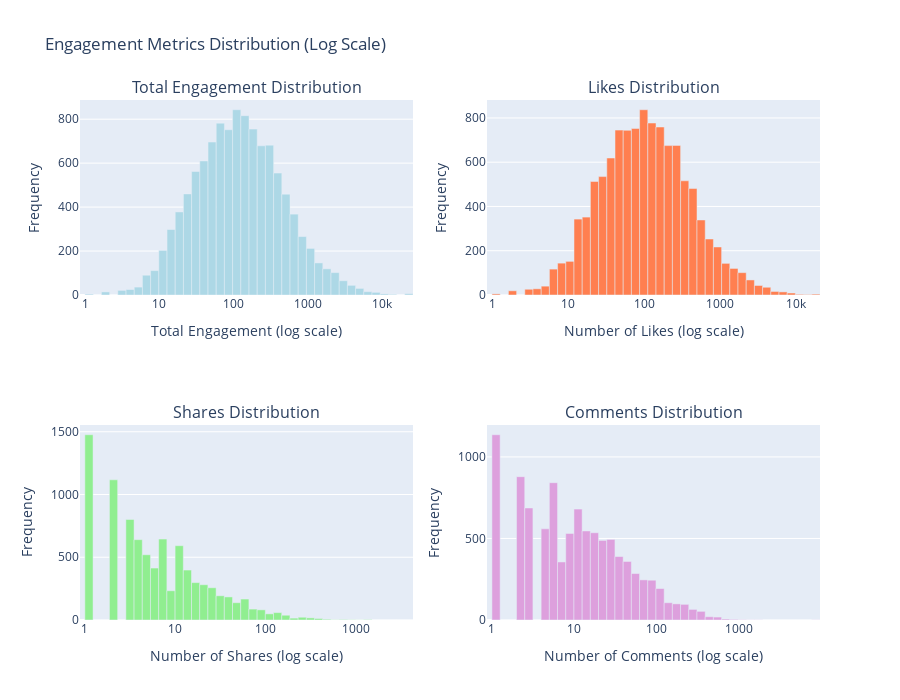

The notebook cell saved with this chart:
### Code cell
# Engagement distribution visualization - Histograms with log scale
import numpy as np

fig = make_subplots(
    rows=2, cols=2,
    subplot_titles=('Total Engagement Distribution', 'Likes Distribution',
                    'Shares Distribution', 'Comments Distribution')
)

# Function to create histogram with log bins and proper bar widths
def create_log_histogram_trace(data, color, num_bins=40):
    # Remove zeros (can't take log of 0)
    data_nonzero = data[data > 0]

    if len(data_nonzero) == 0:
        return go.Bar(x=[], y=[])

    # Create logarithmic bins
    log_bins = np.logspace(np.log10(data_nonzero.min()),
                           np.log10(data_nonzero.max()),
                           num_bins + 1)

    # Compute histogram
    counts, bin_edges = np.histogram(data_nonzero, bins=log_bins)

    # Use bin edges to create bars that span the full bin width
    # This creates a proper histogram appearance on log scale
    return go.Bar(
        x=bin_edges[:-1],  # Left edge of each bin
        y=counts,
        width=bin_edges[1:] - bin_edges[:-1],  # Actual width of each bin
        marker_color=color,
        offset=0
    )

# Create traces
total_trace = create_log_histogram_trace(df['total_engagement'], 'lightblue')
likes_trace = create_log_histogram_trace(df['numLikes'], 'coral')
shares_trace = create_log_histogram_trace(df['numShares'], 'lightgreen')
comments_trace = create_log_histogram_trace(df['numComments'], 'plum')

# Add traces
fig.add_trace(total_trace, row=1, col=1)
fig.add_trace(likes_trace, row=1, col=2)
fig.add_trace(shares_trace, row=2, col=1)
fig.add_trace(comments_trace, row=2, col=2)

# Update all x-axes to log scale
fig.update_xaxes(type="log", title_text="Total Engagement (log scale)", row=1, col=1)
fig.update_xaxes(type="log", title_text="Number of Likes (log scale)", row=1, col=2)
fig.update_xaxes(type="log", title_text="Number of Shares (log scale)", row=2, col=1)
fig.update_xaxes(type="log", title_text="Number of Comments (log scale)", row=2, col=2)

fig.update_yaxes(title_text="Frequency", row=1, col=1)
fig.update_yaxes(title_text="Frequency", row=1, col=2)
fig.update_yaxes(title_text="Frequency", row=2, col=1)
fig.update_yaxes(title_text="Frequency", row=2, col=2)

fig.update_layout(height=700, showlegend=False, bargap=0,
                  title_text="Engagement Metrics Distribution (Log Scale)")
fig.show()
# Display static image for GitHub preview
from IPython.display import Image, display
import plotly.io as pio
try:
    img_bytes = pio.to_image(fig, format='png', width=1200, height=700)
    display(Image(img_bytes))
except:
    print('Static image export requires: pip install kaleido')
fig.write_html('../output/figures/report_engagement_distribution.html')
fig.write_image('../output/figures/report_engagement_distribution.png')

print("Histograms created with logarithmic binning and proper bar widths")
print(f"Posts with 0 total engagement excluded: {(df['total_engagement'] == 0).sum()}")

### Figure 1 — Plotly figure (JSON) as saved in the notebook; plotly's stock layout.template omitted (floating-point values rounded to 4 significant figures)
{"data": [{"marker": {"color": "lightblue"}, "offset": 0, "type": "bar", "width": [0.2895, 0.3733, 0.4814, 0.6208, 0.8005, 1.032, 1.331, 1.716, 2.213, 2.854, 3.68, 4.746, 6.12, 7.892, 10.18, 13.12, 16.92, 21.82, 28.14, 36.28, 46.79, 60.34, 77.8, 100.3, 129.4, 166.8, 215.1, 277.4, 357.7, 461.3, 594.8, 767.0, 989.1, 1275.0, 1645.0, 2121.0, 2735.0, 3527.0, 4548.0, 5864.0], "x": [1.0, 1.29, 1.663, 2.144, 2.765, 3.566, 4.598, 5.929, 7.645, 9.859, 12.71, 16.39, 21.14, 27.26, 35.15, 45.33, 58.45, 75.37, 97.19, 125.3, 161.6, 208.4, 268.7, 346.5, 446.9, 576.2, 743.1, 958.2, 1236.0, 1593.0, 2055.0, 2649.0, 3416.0, 4406.0, 5681.0, 7326.0, 9447.0, 12180.0, 15710.0, 20260.0], "xaxis": "x", "y": [4, 0, 14, 0, 21, 25, 36, 90, 111, 203, 298, 378, 460, 562, 610, 696, 782, 752, 843, 816, 755, 679, 682, 555, 459, 368, 266, 212, 146, 119, 102, 65, 44, 30, 15, 12, 5, 3, 0, 6], "yaxis": "y"}, {"marker": {"color": "coral"}, "offset": 0, "type": "bar", "width": [0.282, 0.3615, 0.4635, 0.5942, 0.7618, 0.9766, 1.252, 1.605, 2.058, 2.638, 3.382, 4.336, 5.559, 7.126, 9.136, 11.71, 15.02, 19.25, 24.68, 31.64, 40.56, 52.0, 66.66, 85.46, 109.6, 140.5, 180.1, 230.9, 296.0, 379.4, 486.4, 623.6, 799.4, 1025.0, 1314.0, 1684.0, 2160.0, 2769.0, 3549.0, 4550.0], "x": [1.0, 1.282, 1.644, 2.107, 2.701, 3.463, 4.44, 5.692, 7.297, 9.355, 11.99, 15.37, 19.71, 25.27, 32.4, 41.53, 53.24, 68.26, 87.51, 112.2, 143.8, 184.4, 236.4, 303.0, 388.5, 498.1, 638.5, 818.6, 1049.0, 1345.0, 1725.0, 2211.0, 2835.0, 3634.0, 4659.0, 5973.0, 7658.0, 9817.0, 12590.0, 16130.0], "xaxis": "x2", "y": [5, 0, 19, 0, 26, 28, 40, 117, 144, 152, 343, 352, 513, 535, 619, 745, 744, 752, 837, 777, 759, 675, 676, 516, 481, 339, 253, 217, 143, 120, 101, 68, 43, 35, 16, 14, 9, 3, 2, 4], "yaxis": "y2"}, {"marker": {"color": "lightgreen"}, "offset": 0, "type": "bar", "width": [0.2322, 0.2861, 0.3525, 0.4343, 0.5352, 0.6594, 0.8125, 1.001, 1.234, 1.52, 1.873, 2.308, 2.844, 3.504, 4.317, 5.32, 6.555, 8.076, 9.952, 12.26, 15.11, 18.62, 22.94, 28.27, 34.83, 42.91, 52.88, 65.15, 80.28, 98.92, 121.9, 150.2, 185.1, 228.0, 281.0, 346.2, 426.6, 525.6, 647.6, 798.0], "x": [1.0, 1.232, 1.518, 1.871, 2.305, 2.84, 3.5, 4.312, 5.313, 6.547, 8.067, 9.94, 12.25, 15.09, 18.6, 22.91, 28.23, 34.79, 42.86, 52.81, 65.08, 80.19, 98.8, 121.7, 150.0, 184.8, 227.7, 280.6, 345.8, 426.1, 525.0, 646.9, 797.0, 982.1, 1210.0, 1491.0, 1837.0, 2264.0, 2789.0, 3437.0], "xaxis": "x3", "y": [1476, 0, 0, 1117, 0, 801, 640, 520, 414, 645, 233, 592, 398, 298, 281, 257, 193, 184, 138, 167, 87, 81, 49, 59, 38, 15, 22, 17, 12, 6, 2, 4, 2, 1, 3, 0, 0, 0, 0, 0], "yaxis": "y3"}, {"marker": {"color": "plum"}, "offset": 0, "type": "bar", "width": [0.2575, 0.3238, 0.4072, 0.512, 0.6439, 0.8097, 1.018, 1.28, 1.61, 2.025, 2.546, 3.201, 4.026, 5.062, 6.366, 8.005, 10.07, 12.66, 15.92, 20.02, 25.17, 31.65, 39.8, 50.05, 62.94, 79.15, 99.53, 125.2, 157.4, 197.9, 248.9, 313.0, 393.5, 494.9, 622.3, 782.6, 984.1, 1237.0, 1556.0, 1957.0], "x": [1.0, 1.257, 1.581, 1.988, 2.501, 3.144, 3.954, 4.972, 6.253, 7.863, 9.887, 12.43, 15.63, 19.66, 24.72, 31.09, 39.09, 49.16, 61.82, 77.74, 97.75, 122.9, 154.6, 194.4, 244.4, 307.4, 386.5, 486.1, 611.2, 768.6, 966.5, 1215.0, 1528.0, 1922.0, 2417.0, 3039.0, 3822.0, 4806.0, 6043.0, 7599.0], "xaxis": "x4", "y": [1136, 0, 0, 879, 687, 0, 559, 842, 356, 531, 680, 546, 535, 488, 494, 389, 359, 285, 246, 244, 193, 106, 99, 96, 65, 53, 20, 18, 6, 4, 2, 1, 1, 0, 0, 0, 0, 0, 0, 1], "yaxis": "y4"}], "layout": {"annotations": [{"font": {"size": 16}, "showarrow": false, "text": "Total Engagement Distribution", "x": 0.225, "xanchor": "center", "xref": "paper", "y": 1, "yanchor": "bottom", "yref": "paper"}, {"font": {"size": 16}, "showarrow": false, "text": "Likes Distribution", "x": 0.775, "xanchor": "center", "xref": "paper", "y": 1, "yanchor": "bottom", "yref": "paper"}, {"font": {"size": 16}, "showarrow": false, "text": "Shares Distribution", "x": 0.225, "xanchor": "center", "xref": "paper", "y": 0.375, "yanchor": "bottom", "yref": "paper"}, {"font": {"size": 16}, "showarrow": false, "text": "Comments Distribution", "x": 0.775, "xanchor": "center", "xref": "paper", "y": 0.375, "yanchor": "bottom", "yref": "paper"}], "bargap": 0, "height": 700, "showlegend": false, "title": {"text": "Engagement Metrics Distribution (Log Scale)"}, "xaxis": {"anchor": "y", "domain": [0, 0.45], "title": {"text": "Total Engagement (log scale)"}, "type": "log"}, "xaxis2": {"anchor": "y2", "domain": [0.55, 1], "title": {"text": "Number of Likes (log scale)"}, "type": "log"}, "xaxis3": {"anchor": "y3", "domain": [0, 0.45], "title": {"text": "Number of Shares (log scale)"}, "type": "log"}, "xaxis4": {"anchor": "y4", "domain": [0.55, 1], "title": {"text": "Number of Comments (log scale)"}, "type": "log"}, "yaxis": {"anchor": "x", "domain": [0.625, 1], "title": {"text": "Frequency"}}, "yaxis2": {"anchor": "x2", "domain": [0.625, 1], "title": {"text": "Frequency"}}, "yaxis3": {"anchor": "x3", "domain": [0, 0.375], "title": {"text": "Frequency"}}, "yaxis4": {"anchor": "x4", "domain": [0, 0.375], "title": {"text": "Frequency"}}}}
